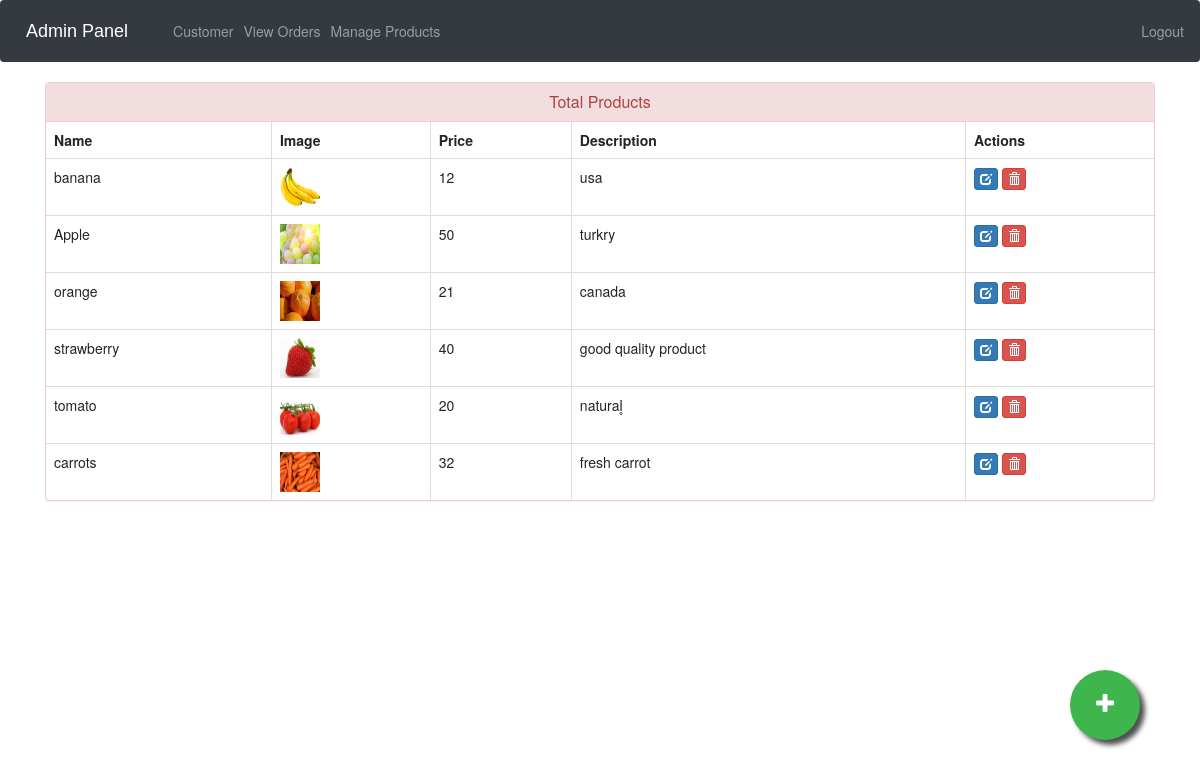
The page /admin-products (signed in) on the database its author committed.
### ecom/models.py (models this page shows, shortened)
class Product(models.Model):
    name=models.CharField(max_length=40)
    product_image= models.ImageField(upload_to='product_image/',null=True,blank=True)
    price = models.PositiveIntegerField()
    description=models.CharField(max_length=40)

### ecom/views.py (the view)
# urls.py: path('admin-products', views.admin_products_view,name='admin-products'),
@login_required(login_url='adminlogin')
def admin_products_view(request):
    products=models.Product.objects.all()
    return render(request,'ecom/admin_products.html',{'products':products})

### templates/ecom/admin_products.html (shortened to what this page needs)
{% extends 'ecom/admin_base.html' %}
{% load static %}
{% block content %}
<head>
  <link href="//netdna.bootstrapcdn.com/bootstrap/3.0.0/css/bootstrap.min.css" rel="stylesheet" id="bootstrap-css">
</head>
<div class="container">
  <div class="panel panel-danger">
    <div class="panel-heading">
      <h6 class="panel-title">Total Products</h6>
    </div>
    <table class="table table-hover table-bordered" id="dev-table">
      <thead>
        <tr>
          <th>Name</th>
          <th>Image</th>
          <th>Price</th>
          <th>Description</th>
          <th>Actions</th>
        </tr>
      </thead>
      {% for p in products %}
  {% if p %}
      <tr>
        <td> {{p.name}}</td>
        <td> <img src="{% static p.product_image.url %}" alt="Profile Pic" height="40px" width="40px" /></td>
        <td>{{p.price}}</td>
        <td>{{p.description}}</td>
        <td><a class="btn btn-primary btn-xs" href="{% url 'update-product' p.id  %}"><span class="glyphicon glyphicon-edit"></span></a>
          <a class="btn btn-danger btn-xs" href="{% url 'delete-product' p.id  %}"><span class="glyphicon glyphicon-trash"></span></a></td>
      </tr>
      {%else%}
      <br><br><br>
      <h1>No Products!!</h1>
      {% endif %}
      {% endfor %}
    </table>
  </div>
</div>
<a href="/admin-add-product" class="float">
<i class="fa fa-plus my-float"></i>
</a>
{% endblock content %}

### templates/ecom/admin_base.html (style rules this page uses)
.fa { font-size: 23px; width: 60px; text-align: center; text-decoration: none; margin: 5px 2px; border-radius: 50%; }

### templates/ecom/admin_products.html (style rules this page uses)
a:link { text-decoration: none; }
h6 { text-align: center; }
.float { position:fixed; width:70px; height:70px; bottom:60px; right:60px; background-color:#3eb54d; color:#FFF; border-radius:50px; text-align:center; box-shadow: 5px 5px 5px #505050; }
.my-float { margin-top:22px; }

### rows shown on the page
Product: name "banana", product_image (picture), price "12", description "usa"
Product: name "Apple", product_image (picture), price "50", description "turkry"
Product: name "orange", product_image (picture), price "21", description "canada"
Product: name "strawberry", product_image (picture), price "40", description "good quality product"
Product: name "tomato", product_image (picture), price "20", description "natural̥"
Product: name "carrots", product_image (picture), price "32", description "fresh carrot"
